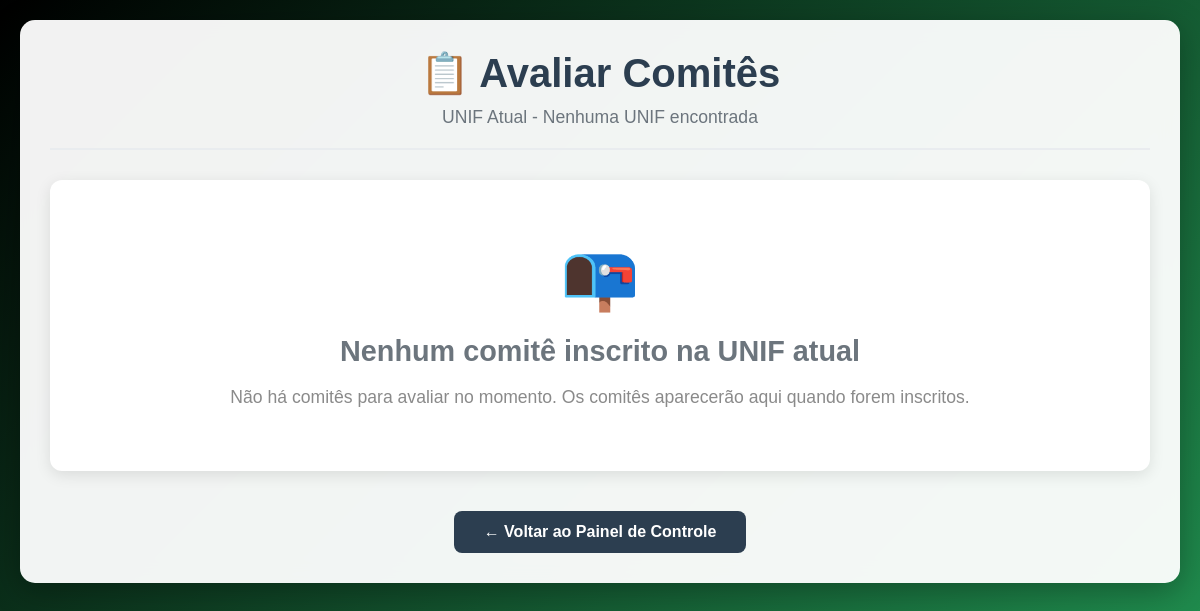
The page /pages/analiseComites.php (signed in) on the database as committed earlier.
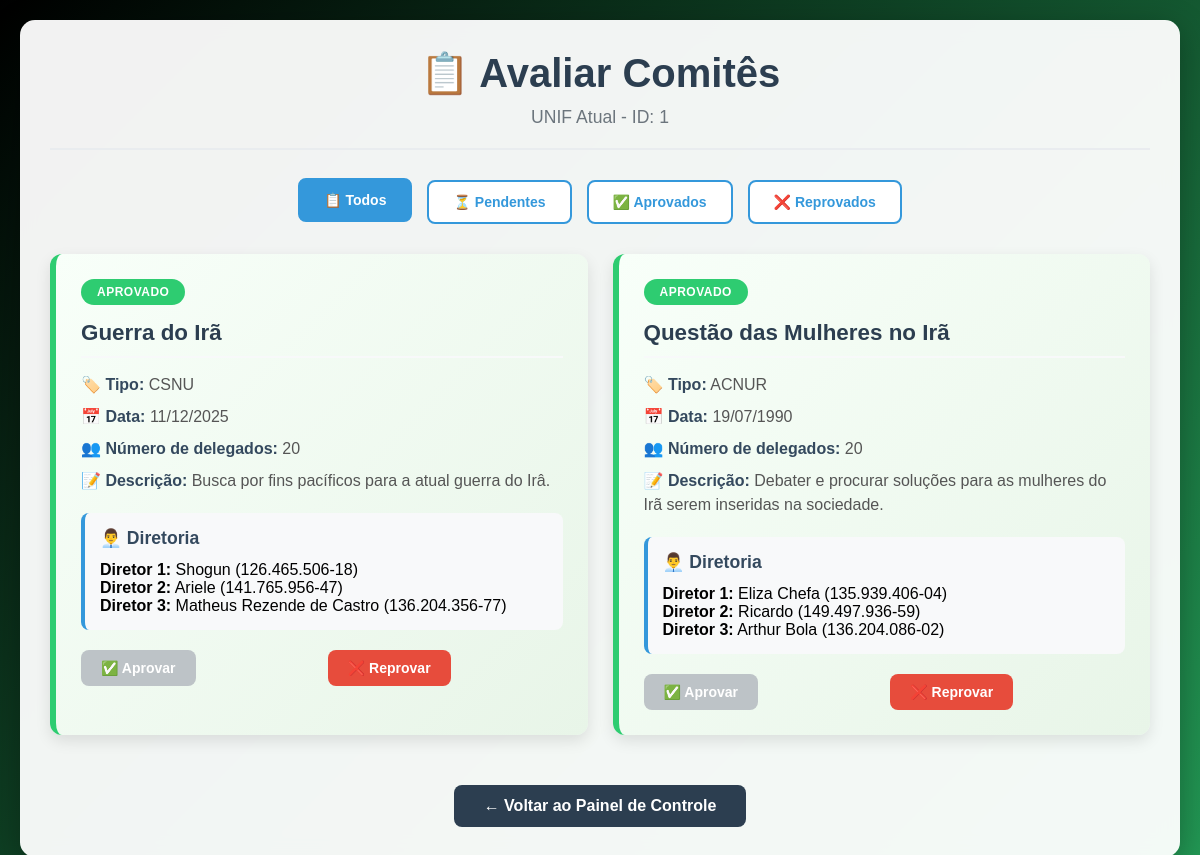
The same page on the database as committed later.
### tables this page shows
CREATE TABLE `unif` (
  `id_unif` int(11) NOT NULL,
  `data_inicio_unif` date DEFAULT NULL,
  `data_fim_unif` date DEFAULT NULL,
  `data_inicio_inscricao_delegado` date DEFAULT NULL,
  `data_fim_inscricao_delegado` date DEFAULT NULL,
  `data_inicio_inscricao_comite` date DEFAULT NULL,
  `data_fim_inscricao_comite` date DEFAULT NULL,
  `data_inicio_inscricao_staff` date DEFAULT NULL,
  `data_fim_inscricao_staff` date DEFAULT NULL,
  `nome` varchar(50) NOT NULL
);

CREATE TABLE `comite` (
  `id_comite` int(11) NOT NULL,
  `id_unif` int(11) DEFAULT NULL,
  `cpf_d1` varchar(14) NOT NULL,
  `cpf_d2` varchar(14) NOT NULL,
  `cpf_d3` varchar(14) NOT NULL,
  `tipo_comite` varchar(100) DEFAULT NULL,
  `nome_comite` varchar(100) DEFAULT NULL,
  `data_comite` date DEFAULT NULL,
  `num_delegados` int(11) DEFAULT NULL,
  `descricao_comite` varchar(1000) DEFAULT NULL,
  `status` enum('pendente','aprovado','reprovado','em_andamento') DEFAULT 'pendente'
);

CREATE TABLE `usuario` (
  `cpf` varchar(14) NOT NULL,
  `nome` varchar(100) DEFAULT NULL,
  `email` varchar(100) DEFAULT NULL,
  `email_instituicao` varchar(100) DEFAULT NULL,
  `restricao_alimentar` varchar(100) DEFAULT NULL,
  `alergia` varchar(100) DEFAULT NULL,
  `telefone` varchar(14) DEFAULT NULL,
  `telefone_instituicao` varchar(20) DEFAULT NULL,
  `senha` varchar(20) DEFAULT NULL,
  `instituicao` varchar(100) DEFAULT NULL,
  `adm` tinyint(1) DEFAULT 0,
  `senha_hash` varchar(255) DEFAULT NULL,
  `professor` enum('aprovado','pendente','reprovado','aluno') DEFAULT 'aluno'
);

### pages/analiseComites.php (the view, shortened to what the changed rows need)
<?php
require_once 'php/conexao.php';
?>
<!DOCTYPE html>
<html lang="pt-BR">
<head>
    <link rel="stylesheet" href="styles/global.css">
</head>
<body>
    <?php
    if (isset($_SESSION["cpf"])) {
        if (isset($_SESSION["adm"]) && $_SESSION["adm"] == true) {
            $comites = array();
            $filtro = $_GET['filtro'] ?? 'todos';
            $unif_atual = null;
            $id_unif = null;
            if ($conn && $conn->connect_error === null) {
                $sql_unif = "SELECT id_unif FROM unif ORDER BY data_inicio_unif DESC LIMIT 1";
                $result_unif = $conn->query($sql_unif);
                if ($result_unif && $result_unif->num_rows > 0) {
                    $unif_atual = $result_unif->fetch_assoc();
                    $id_unif = $unif_atual['id_unif'];
                    $sql_comites = "
                    SELECT
                        c.id_comite,
                        c.nome_comite,
                        c.tipo_comite,
                        c.data_comite,
                        c.num_delegados,
                        c.descricao_comite,
                        c.status,
                        u1.nome as diretor1,
                        u2.nome as diretor2,
                        u3.nome as diretor3,
                        u1.cpf as cpf1,
                        u2.cpf as cpf2,
                        u3.cpf as cpf3
                    FROM comite c
                    LEFT JOIN usuario u1 ON c.cpf_d1 = u1.cpf
                    LEFT JOIN usuario u2 ON c.cpf_d2 = u2.cpf
                    LEFT JOIN usuario u3 ON c.cpf_d3 = u3.cpf
                    WHERE c.id_unif = ?
                    -- Ordena por 'pendente' primeiro, depois 'aprovado', depois 'reprovado'
                    ORDER BY FIELD(c.status, 'pendente', 'aprovado', 'reprovado'), c.nome_comite";
                    $stmt = $conn->prepare($sql_comites);
                    $stmt->bind_param("i", $id_unif);
                    $stmt->execute();
                    $result_comites = $stmt->get_result();
                    if ($result_comites && $result_comites->num_rows > 0) {
                        while($row = $result_comites->fetch_assoc()) {
                            $comites[] = $row;
                        }
                    }
                }
            }
    ?>
    <div class="container">
        <div class="header">
            <h1>📋 Avaliar Comitês</h1>
            <p>UNIF Atual - <?php echo isset($unif_atual) ? "ID: " . $id_unif : "Nenhuma UNIF encontrada"; ?></p>
        </div>
        <?php if (empty($comites)): ?>
            <div class="sem-comites">
                <div class="icon">📭</div>
                <h3>Nenhum comitê inscrito na UNIF atual</h3>
                <p>Não há comitês para avaliar no momento. Os comitês aparecerão aqui quando forem inscritos.</p>
            </div>
        <?php else: ?>
            <div class="filtros">
                <button class="filtro-btn <?php echo $filtro === 'todos' ? 'ativo' : ''; ?>"
                        onclick="window.location.href='?filtro=todos'">📋 Todos</button>
                <button class="filtro-btn <?php echo $filtro === 'pendentes' ? 'ativo' : ''; ?>"
                        onclick="window.location.href='?filtro=pendentes'">⏳ Pendentes</button>
                <button class="filtro-btn <?php echo $filtro === 'aprovados' ? 'ativo' : ''; ?>"
                        onclick="window.location.href='?filtro=aprovados'">✅ Aprovados</button>
                <button class="filtro-btn <?php echo $filtro === 'reprovados' ? 'ativo' : ''; ?>"
                        onclick="window.location.href='?filtro=reprovados'">❌ Reprovados</button>
            </div>
            <div class="comites-grid">
                <?php foreach($comites as $comite):
                    $status = strtolower($comite['status']);
                    if ($status === 'aprovado') {
                        $status_text = 'Aprovado';
                    } elseif ($status === 'reprovado') {
                        $status_text = 'Reprovado';
                    } else {
                        $status = 'pendente';
                        $status_text = 'Pendente';
                    }
                ?>
                    <div class="comite-card <?php echo $status; ?>">
                        <div class="status <?php echo $status; ?>"><?php echo $status_text; ?></div>
                        <div class="comite-info">
                            <h3><?php echo htmlspecialchars($comite['nome_comite']); ?></h3>
                            <p><strong>🏷️ Tipo:</strong> <?php echo htmlspecialchars($comite['tipo_comite']); ?></p>
                            <p><strong>📅 Data:</strong> <?php
                                $data_comite_valor = $comite['data_comite'];
                                if (strlen($data_comite_valor) === 4 && is_numeric($data_comite_valor)) {
                                    echo htmlspecialchars($data_comite_valor);
                                } else {
                                    echo date('d/m/Y', strtotime($data_comite_valor));
                                }
                            ?></p>
                            <p><strong>👥 Número de delegados:</strong> <?php echo $comite['num_delegados']; ?></p>
                            <?php if (!empty($comite['descricao_comite'])): ?>
                                <p><strong>📝 Descrição:</strong> <?php echo htmlspecialchars($comite['descricao_comite']); ?></p>
                            <?php endif; ?>
                        </div>
                        <div class="diretoria">
                            <h4>👨‍💼 Diretoria</h4>
                            <?php if (!empty($comite['diretor1'])): ?>
                                <p><strong>Diretor 1:</strong> <?php echo htmlspecialchars($comite['diretor1']); ?> (<?php echo $comite['cpf1']; ?>)</p>
                            <?php endif; ?>
                            <?php if (!empty($comite['diretor2'])): ?>
                                <p><strong>Diretor 2:</strong> <?php echo htmlspecialchars($comite['diretor2']); ?> (<?php echo $comite['cpf2']; ?>)</p>
                            <?php endif; ?>
                            <?php if (!empty($comite['diretor3'])): ?>
                                <p><strong>Diretor 3:</strong> <?php echo htmlspecialchars($comite['diretor3']); ?> (<?php echo $comite['cpf3']; ?>)</p>
                            <?php endif; ?>
                        </div>
                        <div class="acoes">
                            <form method="POST" style="display: inline; flex: 1;">
                                <button type="submit" class="btn btn-aprovar"
                                        <?php echo $status === 'aprovado' ? 'disabled' : ''; ?>>
                                    ✅ Aprovar
                                </button>
                            </form>
                            <form method="POST" style="display: inline; flex: 1;">
                                <button type="submit" class="btn btn-reprovar"
                                        <?php echo $status === 'reprovado' ? 'disabled' : ''; ?>>
                                    ❌ Reprovar
                                </button>
                            </form>
                        </div>
                    </div>
                <?php endforeach; ?>
            </div>
        <?php endif; ?>
    </div>
    <?php
        } else {
            echo "<div class='container' style='text-align: center; padding: 40px;'>
                      <h3>Usuário não autorizado!</h3>
                      <p>Você não tem permissão para acessar esta página.</p>
                      <a href='painelControle.php' class='voltar-btn'>Voltar</a>
                  </div>";
        }
    } else {
        echo "<div class='container' style='text-align: center; padding: 40px;'>
                  <h3>Usuário não autenticado!</h3>
                  <p>Você precisa fazer login para acessar esta página.</p>
                  <a href='login.php' class='voltar-btn'>Fazer Login</a>
              </div>";
    }
    ?>
</body>
</html>

Rows that differ between the two databases and show on the page:
added unif: id_unif "1"
added comite: status "APROVADO", nome_comite "Guerra do Irã", tipo_comite "CSNU", data_comite "11/12/2025", num_delegados "20", descricao_comite "Busca por fins pacíficos para a atual guerra do Irâ.", cpf_d1.nome "Shogun", cpf_d1.cpf "126.465.506-18", cpf_d2.nome "Ariele", cpf_d2.cpf "141.765.956-47", cpf_d3.nome "Matheus Rezende de Castro", cpf_d3.cpf "136.204.356-77"
added comite: status "APROVADO", nome_comite "Questão das Mulheres no Irã", tipo_comite "ACNUR", data_comite "19/07/1990", num_delegados "20", descricao_comite "Debater e procurar soluções para as mulheres do Irã serem inseridas na sociedade.", cpf_d1.nome "Eliza Chefa", cpf_d1.cpf "135.939.406-04", cpf_d2.nome "Ricardo", cpf_d2.cpf "149.497.936-59", cpf_d3.nome "Arthur Bola", cpf_d3.cpf "136.204.086-02"
Other text that changed with them:
text no longer shown: "Nenhuma UNIF encontrada 📭 Nenhum comitê inscrito na UNIF atual Não há comitês para avaliar no momento. Os comitês aparecerão aqui quando forem inscritos."
text now shown: "ID: 📋 Todos ⏳ Pendentes ✅ Aprovados ❌ Reprovados"
